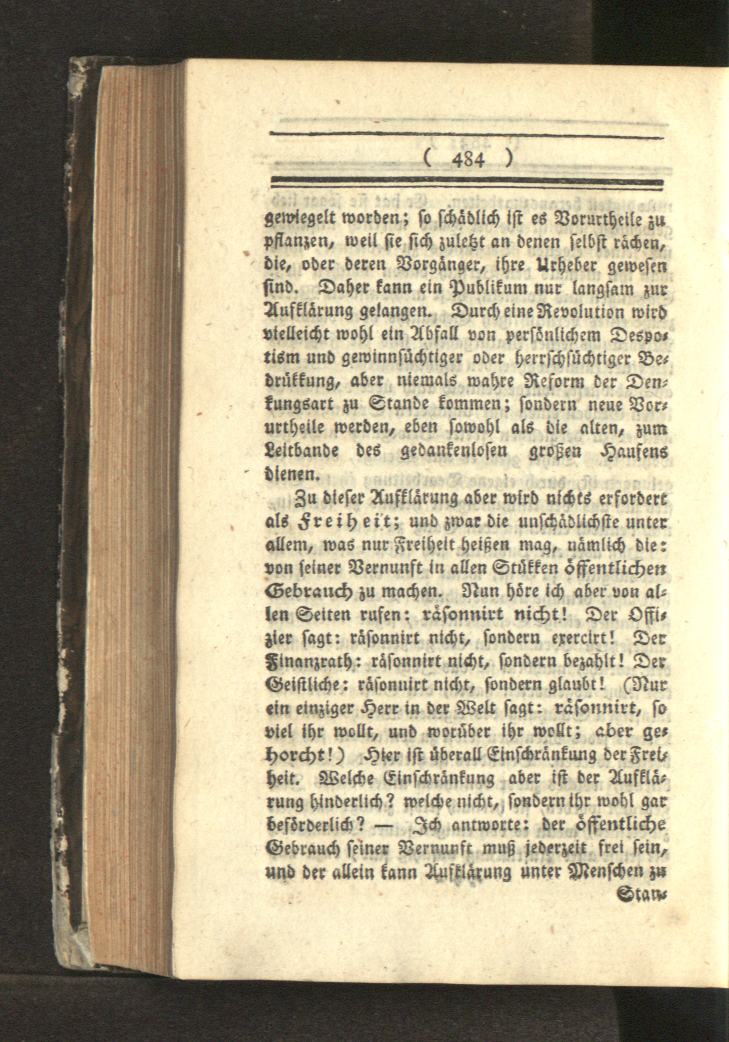
#> input picture tests/resources/2files/kant_aufklaerung_1784_0020.tif, 1457 x 2084 px (shown at 1/2 size); its folder holds only this picture in this run
$ python -i utils.py   (imports and definitions only)
#> lines starting #> are read from the running program, lines starting #| are printed output that depends on the picture; after the words box and inside, x2 and y2 are one past the last pixel; in counts of white or black regions, pixels touching at a corner belong together
#> further down, picture is the input picture: shape (2084, 1457, 3); mean B, G, R 140, 166.4, 177.3
import os
import math
import random
from logging import getLogger
from pathlib import Path

import cv2
import numpy as np
import seaborn as sns
from scipy.ndimage.interpolation import map_coordinates
from scipy.ndimage.filters import gaussian_filter
import imutils
import tensorflow as tf

from PIL import Image, ImageFile, ImageEnhance

ImageFile.LOAD_TRUNCATED_IMAGES = True


# [60 lines left out: functions vectorize_label, scale_padd_image_for_ocr, add_salt_and_pepper_noise, not called in this run]

def invert_image(img):
    img_inv = 255 - img
    return img_inv

# [414 lines left out: functions return_image_with_strapped_white_noises, do_padding_for_ocr, do_deskewing, do_direction_in_depth, return_shuffled_channels, return_binary_image_with_red_textlines and 15 more, not called in this run]


# TODO: Use one of the utils/rotate.py functions for this
def rotation_not_90_func_single_image(img, thetha):
    rotated = imutils.rotate(img, thetha)
    return rotate_max_area_single_image(img, rotated, thetha)


# [15 lines left out: function color_images, not called in this run]


# TODO: use resize_image from utils
def resize_image(seg_in, input_height, input_width):
    return cv2.resize(seg_in, (input_width, input_height), interpolation=cv2.INTER_NEAREST)


# [68 lines left out: functions get_one_hot, IoU, generate_arrays_from_folder_reading_order, not called in this run]


# TODO: Use otsu_copy from utils
def otsu_copy(img):
    img_r = np.zeros(img.shape)
    img1 = img[:, :, 0]
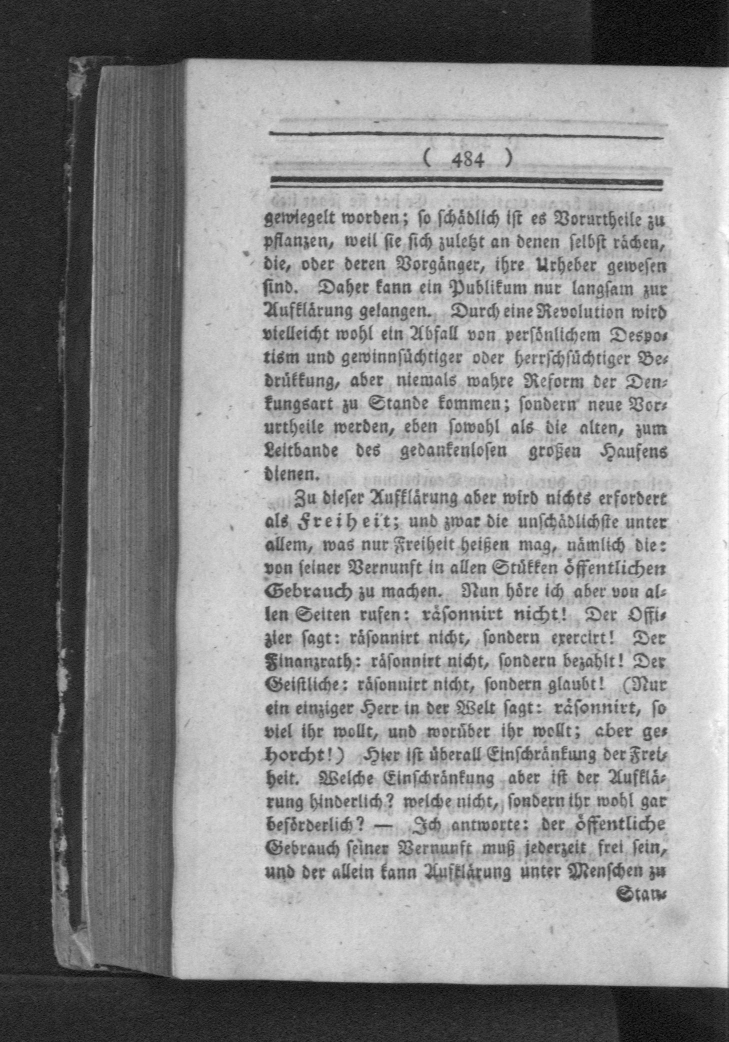
#> img1: shape (2084, 1457) (shown at 1/2 size); min 0, max 255, mean 140
    img2 = img[:, :, 1]
    img3 = img[:, :, 2]
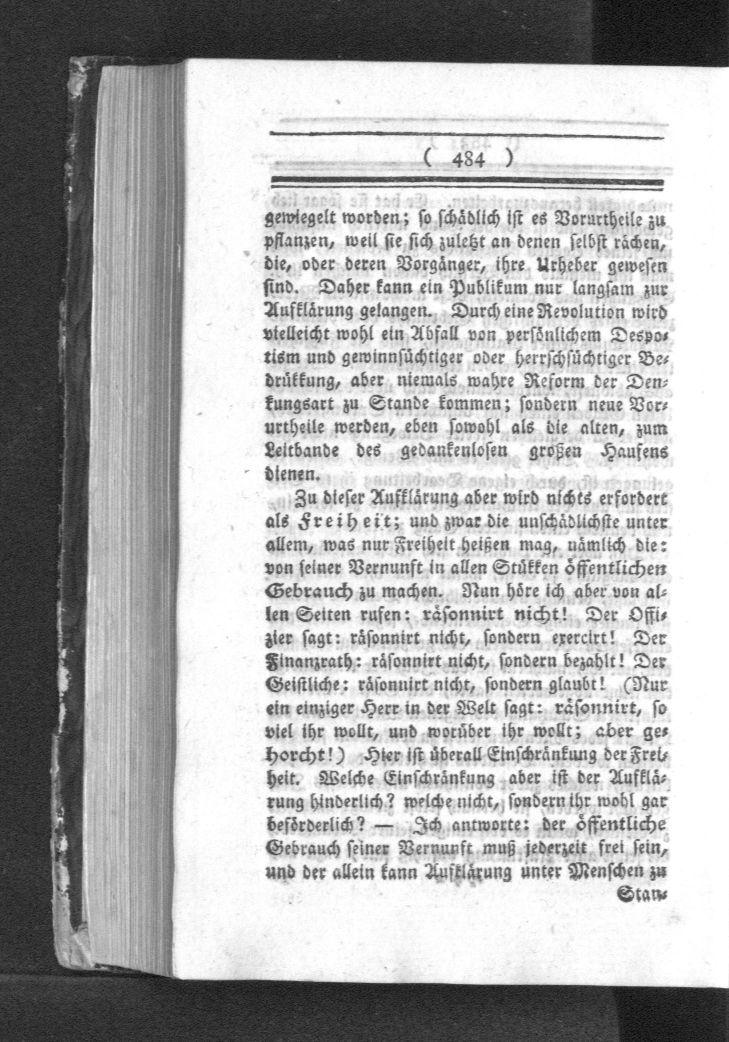
#> img3: shape (2084, 1457) (shown at 1/2 size); min 0, max 255, mean 177.3
    _, threshold1 = cv2.threshold(img1, 0, 255, cv2.THRESH_BINARY + cv2.THRESH_OTSU)
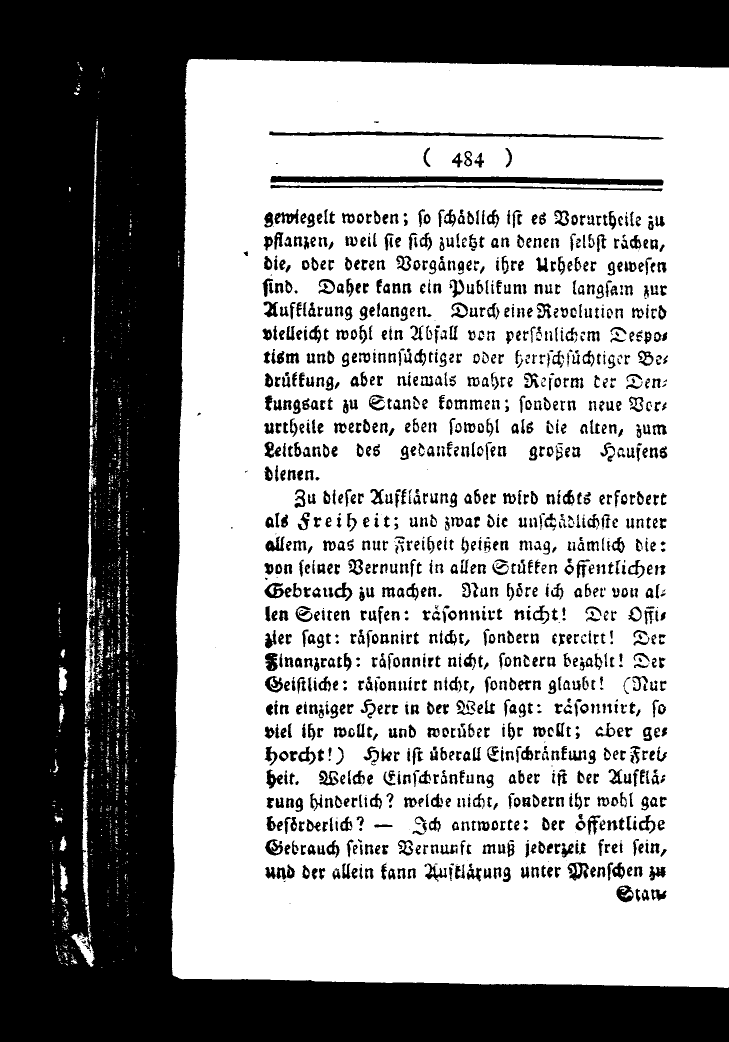
#> threshold1: shape (2084, 1457) (shown at 1/2 size); 59.8% white; 1475 black regions (202 under 20 px), largest, box (x1, y1, x2, y2) and area: (0, 0, 1457, 2084) 994524, (541, 352, 1327, 371) 8967, (538, 263, 1327, 279) 4471
    _, threshold2 = cv2.threshold(img2, 0, 255, cv2.THRESH_BINARY + cv2.THRESH_OTSU)
#> threshold2: shape (2084, 1457); 61.7% white; 2050 black regions (732 under 20 px), largest, box (x1, y1, x2, y2) and area: (0, 0, 1457, 2084) 914446, (541, 352, 1328, 371) 8942, (539, 262, 1328, 279) 4436
    _, threshold3 = cv2.threshold(img3, 0, 255, cv2.THRESH_BINARY + cv2.THRESH_OTSU)
#> threshold3: shape (2084, 1457); 66.8% white; 2482 black regions (1094 under 20 px), largest, box (x1, y1, x2, y2) and area: (0, 0, 1457, 2084) 778514, (542, 352, 1328, 371) 8801, (540, 263, 1328, 279) 4276
    img_r[:, :, 0] = threshold1
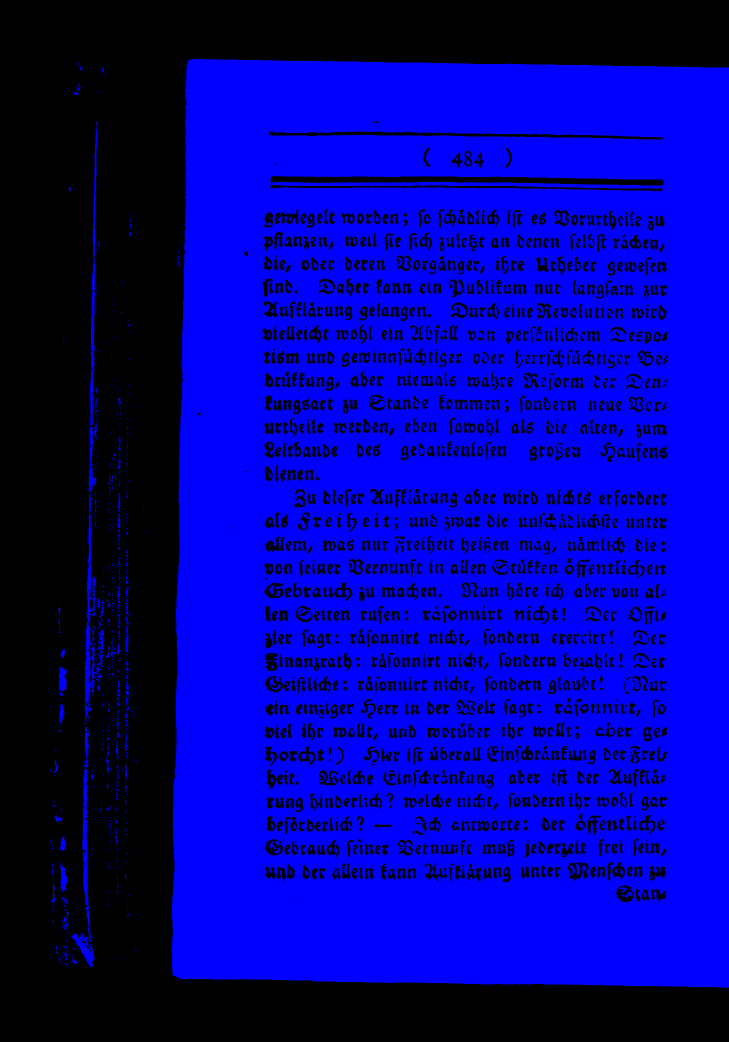
#> img_r: shape (2084, 1457, 3) float64 (shown at 1/2 size); mean of channels 0, 1, 2 152.4, 0, 0; drawn as B, G, R
    img_r[:, :, 1] = threshold1
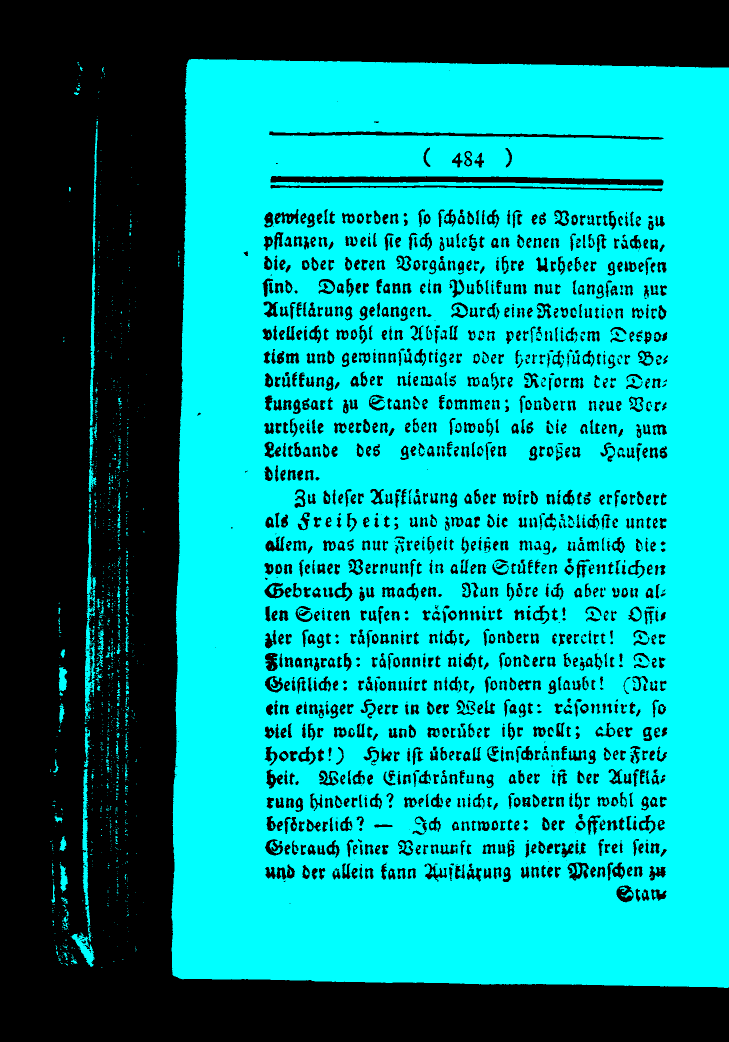
#> img_r: shape (2084, 1457, 3) float64 (shown at 1/2 size); mean of channels 0, 1, 2 152.4, 152.4, 0; drawn as B, G, R
    img_r[:, :, 2] = threshold1
    return img_r


# [642 lines left out: functions get_patches, do_padding_with_color, do_degrading, do_padding_label, do_padding, get_patches_num_scale_new and 3 more, not called in this run]

>>> import cv2
>>> picture = cv2.imread('../../../tests/resources/2files/kant_aufklaerung_1784_0020.tif')
>>> result = otsu_copy(picture)
